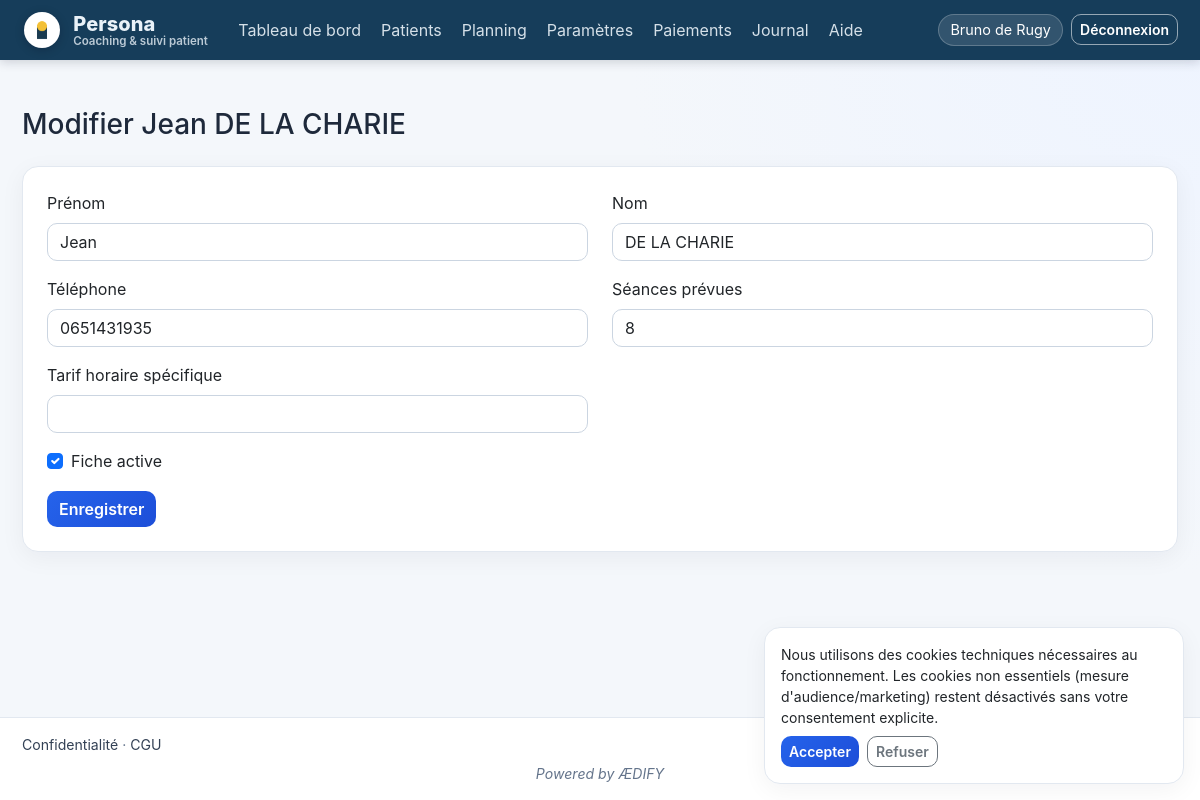
The page /coach/patients/1/edit (signed in) on the database its author committed.
### app/models.py (models this page shows, shortened)
class User(UserMixin, db.Model):
    __tablename__ = "users"
    id = db.Column(db.Integer, primary_key=True)
    email = db.Column(db.String(255), unique=True, nullable=False, index=True)
    name = db.Column(db.String(255), nullable=False)
    password_hash = db.Column(db.String(255), nullable=False)
    role = db.Column(db.String(20), nullable=False)  # admin | coach | patient
    coach_id = db.Column(db.Integer, db.ForeignKey("users.id"), nullable=True)
    is_suspended = db.Column(db.Boolean, default=False, nullable=False)
    legal_hold = db.Column(db.Boolean, default=False, nullable=False)
    must_change_password = db.Column(db.Boolean, default=False)
    created_at = db.Column(db.DateTime, default=utcnow)
    coach = db.relationship("User", remote_side=[id], backref=db.backref("patients_users", lazy="dynamic"))
    settings = db.relationship("CoachSettings", back_populates="coach_user", uselist=False)
    patient_profile = db.relationship(
        "Patient",
        back_populates="user",
        uselist=False,
        foreign_keys="Patient.user_id",
    )
    def is_coach(self) -> bool:
        return self.role == "coach"
    def is_admin(self) -> bool:
        return self.role == "admin"
    @property
    def is_active(self) -> bool:
        return not bool(self.is_suspended)

class Patient(db.Model):
    __tablename__ = "patients"
    id = db.Column(db.Integer, primary_key=True)
    coach_id = db.Column(db.Integer, db.ForeignKey("users.id"), nullable=False, index=True)
    user_id = db.Column(db.Integer, db.ForeignKey("users.id"), unique=True, nullable=False)
    first_name = db.Column(db.String(120), nullable=False)
    last_name = db.Column(db.String(120), nullable=False)
    phone = db.Column(db.String(40))
    hourly_rate_override = db.Column(db.Numeric(10, 2))
    sessions_planned = db.Column(db.Integer, default=10)
    active = db.Column(db.Boolean, default=True)
    created_at = db.Column(db.DateTime, default=utcnow)
    coach = db.relationship("User", foreign_keys=[coach_id], backref=db.backref("patient_records", lazy="dynamic"))
    user = db.relationship(
        "User",
        foreign_keys=[user_id],
        back_populates="patient_profile",
    )
    contracts = db.relationship("ContractVersion", back_populates="patient", order_by="ContractVersion.version.desc()")
    slots = db.relationship("Slot", back_populates="patient", foreign_keys="Slot.patient_id")
    def display_name(self) -> str:
        return f"{self.first_name} {self.last_name}".strip()

### app/coach/routes.py (the view, shortened to what this page needs)
@bp.route("/patients/<int:pid>/edit", methods=["GET", "POST"])
@login_required
@coach_required
def patient_edit(pid):
    p = Patient.query.filter_by(id=pid, coach_id=_coach().id).first_or_404()
    form = PatientEditForm(
        first_name=p.first_name,
        last_name=p.last_name,
        phone=p.phone,
        sessions_planned=p.sessions_planned,
        hourly_rate_override=p.hourly_rate_override,
        active=p.active,
    )
    return render_template("coach/patient_edit.html", form=form, patient=p)

### app/forms.py
class PatientEditForm(FlaskForm):
    first_name = StringField("Prénom", validators=[DataRequired()])
    last_name = StringField("Nom", validators=[DataRequired()])
    phone = StringField("Téléphone", validators=[Optional()])
    sessions_planned = IntegerField("Séances prévues", validators=[DataRequired(), NumberRange(min=1)])
    hourly_rate_override = DecimalField("Tarif horaire spécifique", validators=[Optional()])
    active = BooleanField("Fiche active")
    submit = SubmitField("Enregistrer")

### app/coach/routes.py (called while the page is built)
def _coach():
    return current_user

### app/templates/coach/patient_edit.html (shortened to what this page needs)
{% extends "base.html" %}
{% block content %}
<h1 class="h3 mb-4">Modifier {{ patient.display_name() }}</h1>
<div class="card p-4">
  <form method="post">
    <div class="row">
      <div class="col-md-6 mb-3">{{ form.first_name.label(class="form-label") }}{{ form.first_name(class="form-control") }}</div>
      <div class="col-md-6 mb-3">{{ form.last_name.label(class="form-label") }}{{ form.last_name(class="form-control") }}</div>
      <div class="col-md-6 mb-3">{{ form.phone.label(class="form-label") }}{{ form.phone(class="form-control") }}</div>
      <div class="col-md-6 mb-3">{{ form.sessions_planned.label(class="form-label") }}{{ form.sessions_planned(class="form-control") }}</div>
      <div class="col-md-6 mb-3">{{ form.hourly_rate_override.label(class="form-label") }}{{ form.hourly_rate_override(class="form-control") }}</div>
      <div class="col-12 mb-3"><div class="form-check">{{ form.active(class="form-check-input") }}{{ form.active.label(class="form-check-label") }}</div></div>
    </div>
    {{ form.submit(class="btn btn-primary") }}
  </form>
</div>
{% endblock %}

### app/templates/base.html (shortened to what this page needs)
<!DOCTYPE html>
<html lang="fr">
<head>
  <link href="https://cdn.jsdelivr.net/npm/bootstrap@5.3.3/dist/css/bootstrap.min.css" rel="stylesheet">
  <link href="{{ url_for('static', filename='css/style.css') }}" rel="stylesheet">
</head>
<body>
<div class="app-shell">
  <nav class="navbar navbar-expand-lg topbar sticky-top">
    <div class="container-fluid app-container">
      <a class="navbar-brand brand" href="{{ url_for('main.index') }}">
        <span class="brand-logo-wrap">
          <img src="{{ url_for('static', filename='img/logo-coachdesk.png') }}" alt="Logo Persona" class="brand-logo" onerror="this.onerror=null;if(!this.dataset.fallback){this.dataset.fallback='jpg';this.src='{{ url_for('static', filename='img/logo-coachdesk.jpg') }}';}else{this.src='{{ url_for('static', filename='img/logo-coachdesk.svg') }}';}">
        </span>
        <span class="brand-text">
          <span class="brand-title">Persona</span>
          <span class="brand-subtitle">Coaching & suivi patient</span>
        </span>
      </a>
      <div class="collapse navbar-collapse" id="nav">
        <ul class="navbar-nav me-auto nav-pills-soft">
          {% if current_user.is_authenticated and current_user.is_admin() %}
          <li class="nav-item"><a class="nav-link" href="{{ url_for('admin.dashboard') }}">Administration</a></li>
          {% elif current_user.is_authenticated and current_user.is_coach() %}
          <li class="nav-item"><a class="nav-link" href="{{ url_for('coach.dashboard') }}">Tableau de bord</a></li>
          <li class="nav-item"><a class="nav-link" href="{{ url_for('coach.patients_list') }}">Patients</a></li>
          <li class="nav-item"><a class="nav-link" href="{{ url_for('coach.slots') }}">Planning</a></li>
          <li class="nav-item"><a class="nav-link" href="{{ url_for('coach.settings') }}">Paramètres</a></li>
          <li class="nav-item"><a class="nav-link" href="{{ url_for('coach.payments_settings') }}">Paiements</a></li>
          <li class="nav-item"><a class="nav-link" href="{{ url_for('coach.audit') }}">Journal</a></li>
          {% else %}
          <li class="nav-item"><a class="nav-link" href="{{ url_for('auth.login') }}">Connexion</a></li>
          {% endif %}
          <li class="nav-item"><a class="nav-link" href="{{ url_for('main.help_page') }}">Aide</a></li>
        </ul>
        <ul class="navbar-nav ms-auto align-items-lg-center">
          {% if current_user.is_authenticated %}
          <li class="nav-item me-lg-2"><span class="user-chip">{{ current_user.name }}</span></li>
          <li class="nav-item"><a class="btn btn-sm btn-outline-primary" href="{{ url_for('auth.logout') }}">Déconnexion</a></li>
          {% endif %}
        </ul>
      </div>
    </div>
  </nav>
  <main class="app-main">
    <div class="container-fluid app-container py-4 py-md-5">
      {% block content %}{% endblock %}
    </div>
  </main>
  {% if request.cookies.get('persona_cookie_consent') is none %}
  <div class="cookie-banner card p-3">
    <div class="small">
      Nous utilisons des cookies techniques nécessaires au fonctionnement. Les cookies non essentiels
      (mesure d'audience/marketing) restent désactivés sans votre consentement explicite.
    </div>
    <div class="mt-2 d-flex gap-2">
      <button class="btn btn-sm btn-primary" type="button" onclick="personaSetCookieConsent('accepted')">Accepter</button>
      <button class="btn btn-sm btn-outline-secondary" type="button" onclick="personaSetCookieConsent('refused')">Refuser</button>
    </div>
  </div>
  {% endif %}
  <footer class="app-footer">
    <div class="container-fluid app-container d-flex flex-wrap justify-content-between gap-2">
      <span><a href="{{ url_for('main.privacy') }}">Confidentialité</a> · <a href="{{ url_for('main.terms') }}">CGU</a></span>
    </div>
    <div class="container-fluid app-container text-center mt-2">
      <em>Powered by ÆDIFY</em>
    </div>
  </footer>
</div>
</body>
</html>

### app/static/css/style.css (style rules this page uses)
:root { --bg: #f4f7fb; --surface: #ffffff; --text: #1e293b; --muted: #64748b; --primary: #2563eb; --border: #e2e8f0; --topbar-bg: #163d5a; --topbar-text: #eaf2f8; }
* { box-sizing: border-box; }
body { margin: 0; font-family: Inter, "Segoe UI", Roboto, Helvetica, Arial, sans-serif; color: var(--text); background: radial-gradient(circle at top right, #eef4ff 0%, var(--bg) 40%); }
.app-shell { min-height: 100vh; display: flex; flex-direction: column; }
.app-container { max-width: 1180px; }
.topbar { background: var(--topbar-bg); border-bottom: 0; box-shadow: 0 2px 10px rgba(15, 23, 42, 0.18); }
.brand { color: var(--topbar-text); display: flex; align-items: center; gap: 0.8rem; padding: 0.25rem 0.4rem 0.25rem 0.15rem; border-radius: 999px; transition: background 0.2s ease; }
.brand-logo-wrap { width: 36px; height: 36px; border-radius: 999px; background: #ffffff; border: 1px solid rgba(255, 255, 255, 0.85); display: inline-flex; align-items: center; justify-content: center; box-shadow: 0 2px 10px rgba(2, 6, 23, 0.22); }
.brand-logo { width: 20px; height: 20px; object-fit: contain; }
.brand-text { display: flex; flex-direction: column; line-height: 1.1; }
.brand-title { font-weight: 800; letter-spacing: 0.1px; }
.brand-subtitle { font-size: 0.72rem; color: rgba(234, 242, 248, 0.78); font-weight: 600; }
.nav-pills-soft .nav-link { color: var(--topbar-text); border-radius: 10px; padding: 0.45rem 0.8rem; margin-right: 0.25rem; opacity: 0.9; }
.user-chip { display: inline-flex; align-items: center; font-size: 0.9rem; color: #ffffff; background: rgba(255, 255, 255, 0.12); border: 1px solid rgba(255, 255, 255, 0.22); border-radius: 999px; padding: 0.25rem 0.7rem; }
.topbar .btn-outline-primary { border-color: rgba(255, 255, 255, 0.55); color: #ffffff; }
.app-main { flex: 1; }
.card { border: 1px solid var(--border); border-radius: 16px; background: var(--surface); box-shadow: 0 6px 24px rgba(15, 23, 42, 0.05); }
.btn { border-radius: 10px; font-weight: 600; }
.btn-primary { background: linear-gradient(135deg, #2563eb, #1d4ed8); border: none; }
.btn-outline-primary { border-color: #93c5fd; color: #1d4ed8; }
.form-control, .form-select { border-radius: 10px; border-color: #cbd5e1; }
.app-footer { background: #fff; border-top: 1px solid var(--border); color: var(--muted); font-size: 0.88rem; padding: 1rem 0; }
.app-footer a { color: #334155; text-decoration: none; }
.cookie-banner { position: fixed; bottom: 16px; right: 16px; width: min(420px, calc(100vw - 24px)); z-index: 1040; }

### rows shown on the page
User: name "Bruno de Rugy"
Patient: display_name "Jean DE LA CHARIE", first_name "Jean", last_name "DE LA CHARIE", phone "0651431935", sessions_planned "8", active "☑"
